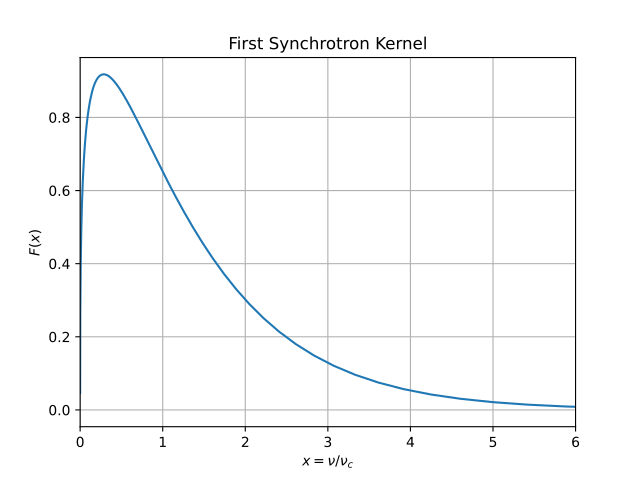

This chart was generated by the following Python code:
import numpy as np
import matplotlib.pyplot as plt
from triceratops.radiation.synchrotron.core import first_synchrotron_kernel

x = np.logspace(-5, 2, 200)
F_x = first_synchrotron_kernel(x)

plt.plot(x, F_x)
plt.xlim([0,6])
plt.xlabel(r"$x = \nu / \nu_c$")
plt.ylabel(r"$F(x)$")
plt.title("First Synchrotron Kernel")
plt.grid(True)
plt.show()
